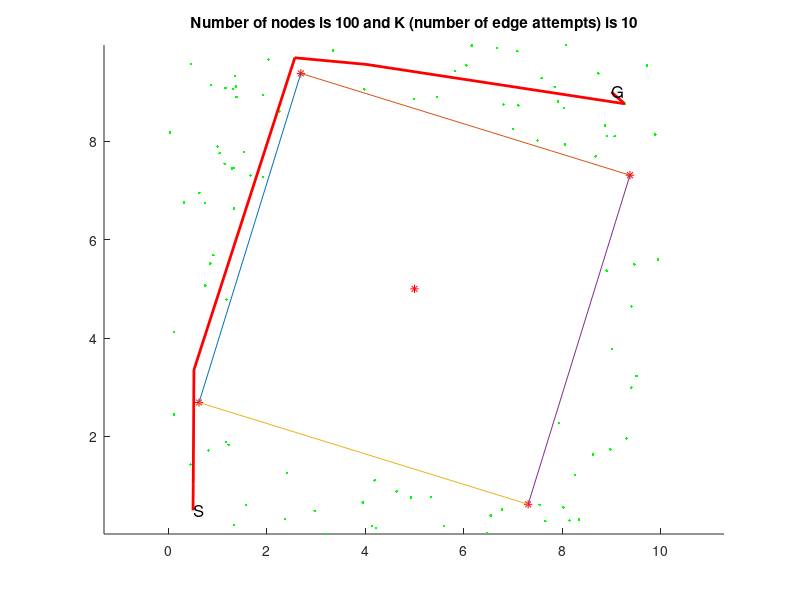

Write the MATLAB code that produced this figure.
% Automatically generated by solvePlanningProblem using
% #nodes=100
% #edges per node10
% step size for collision check 0.1
% xMin=0
% xMax=10
% yMin=0
% yMax=10
% worldModel="SingleCircleWorld"
% problem spec file "problem1.txt"

clf
hold on
plot(5,5,'*r')
plot(0.622002,2.69064,'*r')
plot(2.69064,9.378,'*r')
plot(9.378,7.30936,'*r')
plot(7.30936,0.622002,'*r')
plot([0.622002 2.69064],[2.69064,9.378])
plot([9.378 2.69064],[7.30936,9.378])
plot([0.622002 7.30936],[2.69064,0.622002])
plot([9.378 7.30936],[7.30936,0.622002])
plot(8.90554,5.37026,'.g')
plot(7.91568,8.80343,'.g')
plot(9.31052,1.96094,'.g')
plot(7.54094,0.610645,'.g')
plot(6.54968,0.392768,'.g')
plot(8.73561,9.37847,'.g')
plot(4.01973,9.56071,'.g')
plot(6.78113,0.519661,'.g')
plot(3.95018,0.660917,'.g')
plot(8.02467,0.560385,'.g')
plot(1.14104,7.53895,'.g')
plot(0.319911,6.75247,'.g')
plot(8.68196,7.693,'.g')
plot(0.115574,2.44905,'.g')
plot(2.56796,9.6953,'.g')
plot(8.86763,8.31632,'.g')
plot(2.41217,1.26317,'.g')
plot(0.108533,4.12217,'.g')
plot(1.33377,6.63659,'.g')
plot(1.22341,1.83286,'.g')
plot(4.92954,0.763775,'.g')
plot(0.518436,3.3536,'.g')
plot(3.97924,9.0543,'.g')
plot(5.5947,0.176355,'.g')
plot(6.05221,9.54001,'.g')
plot(8.97791,1.7376,'.g')
plot(9.40638,2.99299,'.g')
plot(3.20938,0.0187693,'.g')
plot(5.4548,8.90384,'.g')
plot(1.35059,9.32881,'.g')
plot(9.26928,8.7611,'.g')
plot(7.84668,9.10738,'.g')
plot(9.94678,5.59469,'.g')
plot(0.0332108,8.17423,'.g')
plot(1.29157,7.44459,'.g')
plot(1.15899,9.08238,'.g')
plot(7.5837,9.28093,'.g')
plot(4.63681,0.885477,'.g')
plot(7.65873,0.277679,'.g')
plot(2.36867,0.319335,'.g')
plot(5.82671,9.43106,'.g')
plot(1.3708,9.1147,'.g')
plot(0.741164,6.73897,'.g')
plot(8.15079,0.289532,'.g')
plot(6.1635,9.94475,'.g')
plot(1.38329,8.8999,'.g')
plot(0.629318,6.95198,'.g')
plot(1.9164,8.93604,'.g')
plot(8.08353,9.95473,'.g')
plot(9.06575,8.10296,'.g')
plot(0.463472,9.57006,'.g')
plot(1.18193,4.78128,'.g')
plot(8.91284,8.10119,'.g')
plot(6.67876,9.89661,'.g')
plot(2.25731,8.60321,'.g')
plot(4.19237,1.10963,'.g')
plot(9.51111,3.23078,'.g')
plot(9.72449,9.53583,'.g')
plot(8.03407,8.67504,'.g')
plot(1.32906,7.46074,'.g')
plot(1.667,7.29914,'.g')
plot(9.8922,8.13596,'.g')
plot(1.04229,7.75535,'.g')
plot(4.13222,0.180406,'.g')
plot(1.57676,0.610288,'.g')
plot(7.10768,8.7287,'.g')
plot(4.22444,0.139306,'.g')
plot(1.30892,9.05714,'.g')
plot(3.34503,9.84475,'.g')
plot(0.748204,5.06639,'.g')
plot(0.848784,5.51723,'.g')
plot(8.0608,7.93681,'.g')
plot(1.32565,0.200124,'.g')
plot(7.49973,8.01758,'.g')
plot(1.53375,7.77481,'.g')
plot(1.16332,1.8882,'.g')
plot(0.862685,9.13991,'.g')
plot(0.447518,1.4349,'.g')
plot(8.26389,1.2182,'.g')
plot(9.41124,4.64081,'.g')
plot(7.09108,9.83142,'.g')
plot(1.5182,6.40201,'.g')
plot(8.62924,1.63788,'.g')
plot(7.93254,2.26882,'.g')
plot(0.504613,1.02963,'.g')
plot(4.9919,8.85416,'.g')
plot(1.91809,7.27024,'.g')
plot(0.914838,5.68293,'.g')
plot(5.34127,0.772794,'.g')
plot(8.34119,0.312933,'.g')
plot(9.46603,5.49658,'.g')
plot(0.998268,7.89102,'.g')
plot(9.00778,3.77383,'.g')
plot(6.80721,8.74782,'.g')
plot(4.17502,9.55178,'.g')
plot(2.9726,0.49032,'.g')
plot(0.814644,1.71429,'.g')
plot(2.03187,9.65946,'.g')
plot(6.46933,0.0400944,'.g')
plot(7.00769,8.24537,'.g')
if 0
  plot([9.31052,8.90554] ,[1.96094, 5.37026], 'k')
  plot([7.54094,9.31052] ,[0.610645, 1.96094], 'k')
  plot([7.54094,8.90554] ,[0.610645, 5.37026], 'k')
  plot([6.54968,7.54094] ,[0.392768, 0.610645], 'k')
  plot([8.73561,7.91568] ,[9.37847, 8.80343], 'k')
  plot([4.01973,7.91568] ,[9.56071, 8.80343], 'k')
  plot([4.01973,8.73561] ,[9.56071, 9.37847], 'k')
  plot([6.78113,6.54968] ,[0.519661, 0.392768], 'k')
  plot([6.78113,7.54094] ,[0.519661, 0.610645], 'k')
  plot([3.95018,6.54968] ,[0.660917, 0.392768], 'k')
  plot([3.95018,6.78113] ,[0.660917, 0.519661], 'k')
  plot([3.95018,7.54094] ,[0.660917, 0.610645], 'k')
  plot([8.02467,7.54094] ,[0.560385, 0.610645], 'k')
  plot([8.02467,6.78113] ,[0.560385, 0.519661], 'k')
  plot([8.02467,6.54968] ,[0.560385, 0.392768], 'k')
  plot([8.02467,9.31052] ,[0.560385, 1.96094], 'k')
  plot([8.02467,3.95018] ,[0.560385, 0.660917], 'k')
  plot([8.02467,8.90554] ,[0.560385, 5.37026], 'k')
  plot([0.319911,1.14104] ,[6.75247, 7.53895], 'k')
  plot([8.68196,7.91568] ,[7.693, 8.80343], 'k')
  plot([8.68196,8.73561] ,[7.693, 9.37847], 'k')
  plot([8.68196,4.01973] ,[7.693, 9.56071], 'k')
  plot([0.115574,3.95018] ,[2.44905, 0.660917], 'k')
  plot([0.115574,0.319911] ,[2.44905, 6.75247], 'k')
  plot([0.115574,1.14104] ,[2.44905, 7.53895], 'k')
  plot([0.115574,6.54968] ,[2.44905, 0.392768], 'k')
  plot([0.115574,6.78113] ,[2.44905, 0.519661], 'k')
  plot([2.56796,4.01973] ,[9.6953, 9.56071], 'k')
  plot([2.56796,1.14104] ,[9.6953, 7.53895], 'k')
  plot([2.56796,0.319911] ,[9.6953, 6.75247], 'k')
  plot([2.56796,7.91568] ,[9.6953, 8.80343], 'k')
  plot([2.56796,8.73561] ,[9.6953, 9.37847], 'k')
  plot([2.56796,8.68196] ,[9.6953, 7.693], 'k')
  plot([2.56796,0.115574] ,[9.6953, 2.44905], 'k')
  plot([8.86763,8.68196] ,[8.31632, 7.693], 'k')
  plot([8.86763,7.91568] ,[8.31632, 8.80343], 'k')
  plot([8.86763,8.73561] ,[8.31632, 9.37847], 'k')
  plot([8.86763,4.01973] ,[8.31632, 9.56071], 'k')
  plot([8.86763,2.56796] ,[8.31632, 9.6953], 'k')
  plot([2.41217,3.95018] ,[1.26317, 0.660917], 'k')
  plot([2.41217,0.115574] ,[1.26317, 2.44905], 'k')
  plot([2.41217,6.54968] ,[1.26317, 0.392768], 'k')
  plot([2.41217,6.78113] ,[1.26317, 0.519661], 'k')
  plot([0.108533,0.115574] ,[4.12217, 2.44905], 'k')
  plot([0.108533,0.319911] ,[4.12217, 6.75247], 'k')
  plot([0.108533,1.14104] ,[4.12217, 7.53895], 'k')
  plot([0.108533,2.56796] ,[4.12217, 9.6953], 'k')
  plot([1.33377,1.14104] ,[6.63659, 7.53895], 'k')
  plot([1.33377,0.319911] ,[6.63659, 6.75247], 'k')
  plot([1.33377,0.108533] ,[6.63659, 4.12217], 'k')
  plot([1.33377,2.56796] ,[6.63659, 9.6953], 'k')
  plot([1.33377,0.115574] ,[6.63659, 2.44905], 'k')
  plot([1.22341,0.115574] ,[1.83286, 2.44905], 'k')
  plot([1.22341,2.41217] ,[1.83286, 1.26317], 'k')
  plot([1.22341,3.95018] ,[1.83286, 0.660917], 'k')
  plot([1.22341,6.54968] ,[1.83286, 0.392768], 'k')
  plot([1.22341,6.78113] ,[1.83286, 0.519661], 'k')
  plot([4.92954,3.95018] ,[0.763775, 0.660917], 'k')
  plot([4.92954,6.54968] ,[0.763775, 0.392768], 'k')
  plot([4.92954,6.78113] ,[0.763775, 0.519661], 'k')
  plot([4.92954,2.41217] ,[0.763775, 1.26317], 'k')
  plot([4.92954,7.54094] ,[0.763775, 0.610645], 'k')
  plot([4.92954,8.02467] ,[0.763775, 0.560385], 'k')
  plot([4.92954,1.22341] ,[0.763775, 1.83286], 'k')
  plot([4.92954,0.115574] ,[0.763775, 2.44905], 'k')
  plot([0.518436,0.108533] ,[3.3536, 4.12217], 'k')
  plot([0.518436,0.115574] ,[3.3536, 2.44905], 'k')
  plot([0.518436,1.33377] ,[3.3536, 6.63659], 'k')
  plot([0.518436,0.319911] ,[3.3536, 6.75247], 'k')
  plot([0.518436,1.14104] ,[3.3536, 7.53895], 'k')
  plot([0.518436,2.56796] ,[3.3536, 9.6953], 'k')
  plot([3.97924,4.01973] ,[9.0543, 9.56071], 'k')
  plot([3.97924,2.56796] ,[9.0543, 9.6953], 'k')
  plot([3.97924,7.91568] ,[9.0543, 8.80343], 'k')
  plot([3.97924,8.73561] ,[9.0543, 9.37847], 'k')
  plot([3.97924,8.68196] ,[9.0543, 7.693], 'k')
  plot([3.97924,8.86763] ,[9.0543, 8.31632], 'k')
  plot([5.5947,4.92954] ,[0.176355, 0.763775], 'k')
  plot([5.5947,6.54968] ,[0.176355, 0.392768], 'k')
  plot([5.5947,6.78113] ,[0.176355, 0.519661], 'k')
  plot([5.5947,3.95018] ,[0.176355, 0.660917], 'k')
  plot([5.5947,7.54094] ,[0.176355, 0.610645], 'k')
  plot([5.5947,8.02467] ,[0.176355, 0.560385], 'k')
  plot([5.5947,2.41217] ,[0.176355, 1.26317], 'k')
  plot([5.5947,1.22341] ,[0.176355, 1.83286], 'k')
  plot([5.5947,0.115574] ,[0.176355, 2.44905], 'k')
  plot([6.05221,7.91568] ,[9.54001, 8.80343], 'k')
  plot([6.05221,4.01973] ,[9.54001, 9.56071], 'k')
  plot([6.05221,3.97924] ,[9.54001, 9.0543], 'k')
  plot([6.05221,8.73561] ,[9.54001, 9.37847], 'k')
  plot([6.05221,8.86763] ,[9.54001, 8.31632], 'k')
  plot([6.05221,8.68196] ,[9.54001, 7.693], 'k')
  plot([6.05221,2.56796] ,[9.54001, 9.6953], 'k')
  plot([8.97791,9.31052] ,[1.7376, 1.96094], 'k')
  plot([8.97791,8.02467] ,[1.7376, 0.560385], 'k')
  plot([8.97791,7.54094] ,[1.7376, 0.610645], 'k')
  plot([8.97791,8.90554] ,[1.7376, 5.37026], 'k')
  plot([9.40638,9.31052] ,[2.99299, 1.96094], 'k')
  plot([9.40638,8.97791] ,[2.99299, 1.7376], 'k')
  plot([9.40638,8.90554] ,[2.99299, 5.37026], 'k')
  plot([9.40638,8.02467] ,[2.99299, 0.560385], 'k')
  plot([9.40638,7.54094] ,[2.99299, 0.610645], 'k')
  plot([3.20938,3.95018] ,[0.0187693, 0.660917], 'k')
  plot([3.20938,2.41217] ,[0.0187693, 1.26317], 'k')
  plot([3.20938,4.92954] ,[0.0187693, 0.763775], 'k')
  plot([3.20938,5.5947] ,[0.0187693, 0.176355], 'k')
  plot([3.20938,1.22341] ,[0.0187693, 1.83286], 'k')
  plot([3.20938,6.54968] ,[0.0187693, 0.392768], 'k')
  plot([3.20938,6.78113] ,[0.0187693, 0.519661], 'k')
  plot([3.20938,0.115574] ,[0.0187693, 2.44905], 'k')
  plot([3.20938,7.54094] ,[0.0187693, 0.610645], 'k')
  plot([5.4548,6.05221] ,[8.90384, 9.54001], 'k')
  plot([5.4548,3.97924] ,[8.90384, 9.0543], 'k')
  plot([5.4548,4.01973] ,[8.90384, 9.56071], 'k')
  plot([5.4548,7.91568] ,[8.90384, 8.80343], 'k')
  plot([5.4548,2.56796] ,[8.90384, 9.6953], 'k')
  plot([5.4548,8.73561] ,[8.90384, 9.37847], 'k')
  plot([5.4548,8.68196] ,[8.90384, 7.693], 'k')
  plot([5.4548,8.86763] ,[8.90384, 8.31632], 'k')
  plot([1.35059,2.56796] ,[9.32881, 9.6953], 'k')
  plot([1.35059,1.14104] ,[9.32881, 7.53895], 'k')
  plot([1.35059,4.01973] ,[9.32881, 9.56071], 'k')
  plot([1.35059,1.33377] ,[9.32881, 6.63659], 'k')
  plot([1.35059,0.319911] ,[9.32881, 6.75247], 'k')
  plot([1.35059,6.05221] ,[9.32881, 9.54001], 'k')
  plot([1.35059,0.108533] ,[9.32881, 4.12217], 'k')
  plot([1.35059,0.518436] ,[9.32881, 3.3536], 'k')
  plot([9.26928,8.86763] ,[8.7611, 8.31632], 'k')
  plot([9.26928,8.73561] ,[8.7611, 9.37847], 'k')
  plot([9.26928,8.68196] ,[8.7611, 7.693], 'k')
  plot([9.26928,7.91568] ,[8.7611, 8.80343], 'k')
  plot([9.26928,6.05221] ,[8.7611, 9.54001], 'k')
  plot([9.26928,5.4548] ,[8.7611, 8.90384], 'k')
  plot([9.26928,3.97924] ,[8.7611, 9.0543], 'k')
  plot([9.26928,4.01973] ,[8.7611, 9.56071], 'k')
  plot([7.84668,7.91568] ,[9.10738, 8.80343], 'k')
  plot([7.84668,8.73561] ,[9.10738, 9.37847], 'k')
  plot([7.84668,8.86763] ,[9.10738, 8.31632], 'k')
  plot([7.84668,9.26928] ,[9.10738, 8.7611], 'k')
  plot([7.84668,8.68196] ,[9.10738, 7.693], 'k')
  plot([7.84668,6.05221] ,[9.10738, 9.54001], 'k')
  plot([7.84668,5.4548] ,[9.10738, 8.90384], 'k')
  plot([7.84668,4.01973] ,[9.10738, 9.56071], 'k')
  plot([7.84668,3.97924] ,[9.10738, 9.0543], 'k')
  plot([9.94678,8.90554] ,[5.59469, 5.37026], 'k')
  plot([9.94678,9.40638] ,[5.59469, 2.99299], 'k')
  plot([9.94678,9.26928] ,[5.59469, 8.7611], 'k')
  plot([9.94678,9.31052] ,[5.59469, 1.96094], 'k')
  plot([9.94678,8.73561] ,[5.59469, 9.37847], 'k')
  plot([9.94678,8.97791] ,[5.59469, 1.7376], 'k')
  plot([0.0332108,1.14104] ,[8.17423, 7.53895], 'k')
  plot([0.0332108,0.319911] ,[8.17423, 6.75247], 'k')
  plot([0.0332108,1.35059] ,[8.17423, 9.32881], 'k')
  plot([0.0332108,1.33377] ,[8.17423, 6.63659], 'k')
  plot([0.0332108,2.56796] ,[8.17423, 9.6953], 'k')
  plot([0.0332108,0.108533] ,[8.17423, 4.12217], 'k')
  plot([0.0332108,0.518436] ,[8.17423, 3.3536], 'k')
  plot([1.29157,1.14104] ,[7.44459, 7.53895], 'k')
  plot([1.29157,1.33377] ,[7.44459, 6.63659], 'k')
  plot([1.29157,0.319911] ,[7.44459, 6.75247], 'k')
  plot([1.29157,0.0332108] ,[7.44459, 8.17423], 'k')
  plot([1.29157,1.35059] ,[7.44459, 9.32881], 'k')
  plot([1.29157,2.56796] ,[7.44459, 9.6953], 'k')
  plot([1.29157,0.108533] ,[7.44459, 4.12217], 'k')
  plot([1.29157,0.518436] ,[7.44459, 3.3536], 'k')
  plot([1.15899,1.35059] ,[9.08238, 9.32881], 'k')
  plot([1.15899,0.0332108] ,[9.08238, 8.17423], 'k')
  plot([1.15899,2.56796] ,[9.08238, 9.6953], 'k')
  plot([1.15899,1.14104] ,[9.08238, 7.53895], 'k')
  plot([1.15899,1.29157] ,[9.08238, 7.44459], 'k')
  plot([1.15899,1.33377] ,[9.08238, 6.63659], 'k')
  plot([1.15899,0.319911] ,[9.08238, 6.75247], 'k')
  plot([7.5837,7.84668] ,[9.28093, 9.10738], 'k')
  plot([7.5837,7.91568] ,[9.28093, 8.80343], 'k')
  plot([7.5837,8.73561] ,[9.28093, 9.37847], 'k')
  plot([7.5837,6.05221] ,[9.28093, 9.54001], 'k')
  plot([7.5837,8.86763] ,[9.28093, 8.31632], 'k')
  plot([7.5837,9.26928] ,[9.28093, 8.7611], 'k')
  plot([7.5837,8.68196] ,[9.28093, 7.693], 'k')
  plot([7.5837,5.4548] ,[9.28093, 8.90384], 'k')
  plot([7.5837,4.01973] ,[9.28093, 9.56071], 'k')
  plot([7.5837,3.97924] ,[9.28093, 9.0543], 'k')
  plot([4.63681,4.92954] ,[0.885477, 0.763775], 'k')
  plot([4.63681,3.95018] ,[0.885477, 0.660917], 'k')
  plot([4.63681,5.5947] ,[0.885477, 0.176355], 'k')
  plot([4.63681,3.20938] ,[0.885477, 0.0187693], 'k')
  plot([4.63681,6.54968] ,[0.885477, 0.392768], 'k')
  plot([4.63681,6.78113] ,[0.885477, 0.519661], 'k')
  plot([4.63681,2.41217] ,[0.885477, 1.26317], 'k')
  plot([4.63681,7.54094] ,[0.885477, 0.610645], 'k')
  plot([4.63681,8.02467] ,[0.885477, 0.560385], 'k')
  plot([4.63681,1.22341] ,[0.885477, 1.83286], 'k')
  plot([7.65873,7.54094] ,[0.277679, 0.610645], 'k')
  plot([7.65873,8.02467] ,[0.277679, 0.560385], 'k')
  plot([7.65873,6.78113] ,[0.277679, 0.519661], 'k')
  plot([7.65873,6.54968] ,[0.277679, 0.392768], 'k')
  plot([7.65873,8.97791] ,[0.277679, 1.7376], 'k')
  plot([7.65873,5.5947] ,[0.277679, 0.176355], 'k')
  plot([7.65873,9.31052] ,[0.277679, 1.96094], 'k')
  plot([7.65873,4.92954] ,[0.277679, 0.763775], 'k')
  plot([7.65873,4.63681] ,[0.277679, 0.885477], 'k')
  plot([7.65873,9.40638] ,[0.277679, 2.99299], 'k')
  plot([2.36867,3.20938] ,[0.319335, 0.0187693], 'k')
  plot([2.36867,2.41217] ,[0.319335, 1.26317], 'k')
  plot([2.36867,3.95018] ,[0.319335, 0.660917], 'k')
  plot([2.36867,1.22341] ,[0.319335, 1.83286], 'k')
  plot([2.36867,4.63681] ,[0.319335, 0.885477], 'k')
  plot([2.36867,4.92954] ,[0.319335, 0.763775], 'k')
  plot([2.36867,0.115574] ,[0.319335, 2.44905], 'k')
  plot([2.36867,5.5947] ,[0.319335, 0.176355], 'k')
  plot([2.36867,6.54968] ,[0.319335, 0.392768], 'k')
  plot([5.82671,6.05221] ,[9.43106, 9.54001], 'k')
  plot([5.82671,5.4548] ,[9.43106, 8.90384], 'k')
  plot([5.82671,7.5837] ,[9.43106, 9.28093], 'k')
  plot([5.82671,4.01973] ,[9.43106, 9.56071], 'k')
  plot([5.82671,3.97924] ,[9.43106, 9.0543], 'k')
  plot([5.82671,7.84668] ,[9.43106, 9.10738], 'k')
  plot([5.82671,7.91568] ,[9.43106, 8.80343], 'k')
  plot([5.82671,8.73561] ,[9.43106, 9.37847], 'k')
  plot([5.82671,8.86763] ,[9.43106, 8.31632], 'k')
  plot([5.82671,2.56796] ,[9.43106, 9.6953], 'k')
  plot([1.3708,1.15899] ,[9.1147, 9.08238], 'k')
  plot([1.3708,1.35059] ,[9.1147, 9.32881], 'k')
  plot([1.3708,2.56796] ,[9.1147, 9.6953], 'k')
  plot([1.3708,1.14104] ,[9.1147, 7.53895], 'k')
  plot([1.3708,0.0332108] ,[9.1147, 8.17423], 'k')
  plot([1.3708,1.29157] ,[9.1147, 7.44459], 'k')
  plot([1.3708,1.33377] ,[9.1147, 6.63659], 'k')
  plot([1.3708,0.319911] ,[9.1147, 6.75247], 'k')
  plot([0.741164,0.319911] ,[6.73897, 6.75247], 'k')
  plot([0.741164,1.33377] ,[6.73897, 6.63659], 'k')
  plot([0.741164,1.14104] ,[6.73897, 7.53895], 'k')
  plot([0.741164,1.29157] ,[6.73897, 7.44459], 'k')
  plot([0.741164,0.0332108] ,[6.73897, 8.17423], 'k')
  plot([0.741164,1.15899] ,[6.73897, 9.08238], 'k')
  plot([0.741164,1.3708] ,[6.73897, 9.1147], 'k')
  plot([0.741164,1.35059] ,[6.73897, 9.32881], 'k')
  plot([0.741164,0.108533] ,[6.73897, 4.12217], 'k')
  plot([0.741164,0.518436] ,[6.73897, 3.3536], 'k')
  plot([8.15079,8.02467] ,[0.289532, 0.560385], 'k')
  plot([8.15079,7.65873] ,[0.289532, 0.277679], 'k')
  plot([8.15079,7.54094] ,[0.289532, 0.610645], 'k')
  plot([8.15079,6.78113] ,[0.289532, 0.519661], 'k')
  plot([8.15079,6.54968] ,[0.289532, 0.392768], 'k')
  plot([8.15079,8.97791] ,[0.289532, 1.7376], 'k')
  plot([8.15079,9.31052] ,[0.289532, 1.96094], 'k')
  plot([8.15079,5.5947] ,[0.289532, 0.176355], 'k')
  plot([8.15079,9.40638] ,[0.289532, 2.99299], 'k')
  plot([8.15079,4.92954] ,[0.289532, 0.763775], 'k')
  plot([6.1635,6.05221] ,[9.94475, 9.54001], 'k')
  plot([6.1635,5.82671] ,[9.94475, 9.43106], 'k')
  plot([6.1635,5.4548] ,[9.94475, 8.90384], 'k')
  plot([6.1635,7.5837] ,[9.94475, 9.28093], 'k')
  plot([6.1635,7.84668] ,[9.94475, 9.10738], 'k')
  plot([6.1635,7.91568] ,[9.94475, 8.80343], 'k')
  plot([6.1635,4.01973] ,[9.94475, 9.56071], 'k')
  plot([6.1635,3.97924] ,[9.94475, 9.0543], 'k')
  plot([6.1635,8.73561] ,[9.94475, 9.37847], 'k')
  plot([6.1635,8.86763] ,[9.94475, 8.31632], 'k')
  plot([1.38329,1.3708] ,[8.8999, 9.1147], 'k')
  plot([1.38329,1.15899] ,[8.8999, 9.08238], 'k')
  plot([1.38329,1.35059] ,[8.8999, 9.32881], 'k')
  plot([1.38329,1.14104] ,[8.8999, 7.53895], 'k')
  plot([1.38329,2.56796] ,[8.8999, 9.6953], 'k')
  plot([1.38329,1.29157] ,[8.8999, 7.44459], 'k')
  plot([1.38329,0.0332108] ,[8.8999, 8.17423], 'k')
  plot([1.38329,0.741164] ,[8.8999, 6.73897], 'k')
  plot([1.38329,1.33377] ,[8.8999, 6.63659], 'k')
  plot([1.38329,0.319911] ,[8.8999, 6.75247], 'k')
  plot([0.629318,0.741164] ,[6.95198, 6.73897], 'k')
  plot([0.629318,0.319911] ,[6.95198, 6.75247], 'k')
  plot([0.629318,1.33377] ,[6.95198, 6.63659], 'k')
  plot([0.629318,1.14104] ,[6.95198, 7.53895], 'k')
  plot([0.629318,1.29157] ,[6.95198, 7.44459], 'k')
  plot([0.629318,0.0332108] ,[6.95198, 8.17423], 'k')
  plot([0.629318,1.38329] ,[6.95198, 8.8999], 'k')
  plot([0.629318,1.15899] ,[6.95198, 9.08238], 'k')
  plot([0.629318,1.3708] ,[6.95198, 9.1147], 'k')
  plot([0.629318,1.35059] ,[6.95198, 9.32881], 'k')
  plot([1.9164,1.38329] ,[8.93604, 8.8999], 'k')
  plot([1.9164,1.3708] ,[8.93604, 9.1147], 'k')
  plot([1.9164,1.35059] ,[8.93604, 9.32881], 'k')
  plot([1.9164,1.15899] ,[8.93604, 9.08238], 'k')
  plot([1.9164,2.56796] ,[8.93604, 9.6953], 'k')
  plot([1.9164,1.14104] ,[8.93604, 7.53895], 'k')
  plot([1.9164,1.29157] ,[8.93604, 7.44459], 'k')
  plot([1.9164,0.0332108] ,[8.93604, 8.17423], 'k')
  plot([8.08353,7.5837] ,[9.95473, 9.28093], 'k')
  plot([8.08353,8.73561] ,[9.95473, 9.37847], 'k')
  plot([8.08353,7.84668] ,[9.95473, 9.10738], 'k')
  plot([8.08353,7.91568] ,[9.95473, 8.80343], 'k')
  plot([8.08353,9.26928] ,[9.95473, 8.7611], 'k')
  plot([8.08353,8.86763] ,[9.95473, 8.31632], 'k')
  plot([8.08353,6.1635] ,[9.95473, 9.94475], 'k')
  plot([8.08353,6.05221] ,[9.95473, 9.54001], 'k')
  plot([8.08353,5.82671] ,[9.95473, 9.43106], 'k')
  plot([8.08353,8.68196] ,[9.95473, 7.693], 'k')
  plot([9.06575,8.86763] ,[8.10296, 8.31632], 'k')
  plot([9.06575,8.68196] ,[8.10296, 7.693], 'k')
  plot([9.06575,9.26928] ,[8.10296, 8.7611], 'k')
  plot([9.06575,8.73561] ,[8.10296, 9.37847], 'k')
  plot([9.06575,7.91568] ,[8.10296, 8.80343], 'k')
  plot([9.06575,7.84668] ,[8.10296, 9.10738], 'k')
  plot([9.06575,7.5837] ,[8.10296, 9.28093], 'k')
  plot([9.06575,8.08353] ,[8.10296, 9.95473], 'k')
  plot([9.06575,9.94678] ,[8.10296, 5.59469], 'k')
  plot([0.463472,1.15899] ,[9.57006, 9.08238], 'k')
  plot([0.463472,1.35059] ,[9.57006, 9.32881], 'k')
  plot([0.463472,1.3708] ,[9.57006, 9.1147], 'k')
  plot([0.463472,1.38329] ,[9.57006, 8.8999], 'k')
  plot([0.463472,0.0332108] ,[9.57006, 8.17423], 'k')
  plot([0.463472,1.9164] ,[9.57006, 8.93604], 'k')
  plot([0.463472,2.56796] ,[9.57006, 9.6953], 'k')
  plot([0.463472,1.14104] ,[9.57006, 7.53895], 'k')
  plot([0.463472,1.29157] ,[9.57006, 7.44459], 'k')
  plot([0.463472,0.629318] ,[9.57006, 6.95198], 'k')
  plot([1.18193,0.108533] ,[4.78128, 4.12217], 'k')
  plot([1.18193,0.518436] ,[4.78128, 3.3536], 'k')
  plot([1.18193,1.33377] ,[4.78128, 6.63659], 'k')
  plot([1.18193,0.741164] ,[4.78128, 6.73897], 'k')
  plot([1.18193,0.319911] ,[4.78128, 6.75247], 'k')
  plot([1.18193,0.629318] ,[4.78128, 6.95198], 'k')
  plot([1.18193,0.115574] ,[4.78128, 2.44905], 'k')
  plot([1.18193,1.29157] ,[4.78128, 7.44459], 'k')
  plot([1.18193,1.14104] ,[4.78128, 7.53895], 'k')
  plot([8.91284,9.06575] ,[8.10119, 8.10296], 'k')
  plot([8.91284,8.86763] ,[8.10119, 8.31632], 'k')
  plot([8.91284,8.68196] ,[8.10119, 7.693], 'k')
  plot([8.91284,9.26928] ,[8.10119, 8.7611], 'k')
  plot([8.91284,7.91568] ,[8.10119, 8.80343], 'k')
  plot([8.91284,8.73561] ,[8.10119, 9.37847], 'k')
  plot([8.91284,7.84668] ,[8.10119, 9.10738], 'k')
  plot([8.91284,7.5837] ,[8.10119, 9.28093], 'k')
  plot([8.91284,8.08353] ,[8.10119, 9.95473], 'k')
  plot([6.67876,6.1635] ,[9.89661, 9.94475], 'k')
  plot([6.67876,6.05221] ,[9.89661, 9.54001], 'k')
  plot([6.67876,5.82671] ,[9.89661, 9.43106], 'k')
  plot([6.67876,7.5837] ,[9.89661, 9.28093], 'k')
  plot([6.67876,8.08353] ,[9.89661, 9.95473], 'k')
  plot([6.67876,7.84668] ,[9.89661, 9.10738], 'k')
  plot([6.67876,5.4548] ,[9.89661, 8.90384], 'k')
  plot([6.67876,7.91568] ,[9.89661, 8.80343], 'k')
  plot([6.67876,8.73561] ,[9.89661, 9.37847], 'k')
  plot([6.67876,4.01973] ,[9.89661, 9.56071], 'k')
  plot([2.25731,1.9164] ,[8.60321, 8.93604], 'k')
  plot([2.25731,1.38329] ,[8.60321, 8.8999], 'k')
  plot([2.25731,1.3708] ,[8.60321, 9.1147], 'k')
  plot([2.25731,2.56796] ,[8.60321, 9.6953], 'k')
  plot([2.25731,1.35059] ,[8.60321, 9.32881], 'k')
  plot([2.25731,1.15899] ,[8.60321, 9.08238], 'k')
  plot([2.25731,1.29157] ,[8.60321, 7.44459], 'k')
  plot([2.25731,1.14104] ,[8.60321, 7.53895], 'k')
  plot([4.19237,4.63681] ,[1.10963, 0.885477], 'k')
  plot([4.19237,3.95018] ,[1.10963, 0.660917], 'k')
  plot([4.19237,4.92954] ,[1.10963, 0.763775], 'k')
  plot([4.19237,3.20938] ,[1.10963, 0.0187693], 'k')
  plot([4.19237,5.5947] ,[1.10963, 0.176355], 'k')
  plot([4.19237,2.41217] ,[1.10963, 1.26317], 'k')
  plot([4.19237,2.36867] ,[1.10963, 0.319335], 'k')
  plot([4.19237,6.54968] ,[1.10963, 0.392768], 'k')
  plot([4.19237,6.78113] ,[1.10963, 0.519661], 'k')
  plot([4.19237,1.22341] ,[1.10963, 1.83286], 'k')
  plot([9.51111,9.40638] ,[3.23078, 2.99299], 'k')
  plot([9.51111,9.31052] ,[3.23078, 1.96094], 'k')
  plot([9.51111,8.97791] ,[3.23078, 1.7376], 'k')
  plot([9.51111,8.90554] ,[3.23078, 5.37026], 'k')
  plot([9.51111,9.94678] ,[3.23078, 5.59469], 'k')
  plot([9.51111,8.02467] ,[3.23078, 0.560385], 'k')
  plot([9.51111,8.15079] ,[3.23078, 0.289532], 'k')
  plot([9.51111,7.54094] ,[3.23078, 0.610645], 'k')
  plot([9.51111,7.65873] ,[3.23078, 0.277679], 'k')
  plot([9.72449,9.26928] ,[9.53583, 8.7611], 'k')
  plot([9.72449,8.73561] ,[9.53583, 9.37847], 'k')
  plot([9.72449,8.86763] ,[9.53583, 8.31632], 'k')
  plot([9.72449,9.06575] ,[9.53583, 8.10296], 'k')
  plot([9.72449,8.91284] ,[9.53583, 8.10119], 'k')
  plot([9.72449,8.08353] ,[9.53583, 9.95473], 'k')
  plot([9.72449,7.84668] ,[9.53583, 9.10738], 'k')
  plot([9.72449,7.91568] ,[9.53583, 8.80343], 'k')
  plot([9.72449,8.68196] ,[9.53583, 7.693], 'k')
  plot([9.72449,7.5837] ,[9.53583, 9.28093], 'k')
  plot([8.03407,7.91568] ,[8.67504, 8.80343], 'k')
  plot([8.03407,7.84668] ,[8.67504, 9.10738], 'k')
  plot([8.03407,7.5837] ,[8.67504, 9.28093], 'k')
  plot([8.03407,8.86763] ,[8.67504, 8.31632], 'k')
  plot([8.03407,8.73561] ,[8.67504, 9.37847], 'k')
  plot([8.03407,8.91284] ,[8.67504, 8.10119], 'k')
  plot([8.03407,8.68196] ,[8.67504, 7.693], 'k')
  plot([8.03407,9.06575] ,[8.67504, 8.10296], 'k')
  plot([8.03407,9.26928] ,[8.67504, 8.7611], 'k')
  plot([8.03407,8.08353] ,[8.67504, 9.95473], 'k')
  plot([1.32906,1.29157] ,[7.46074, 7.44459], 'k')
  plot([1.32906,1.14104] ,[7.46074, 7.53895], 'k')
  plot([1.32906,1.33377] ,[7.46074, 6.63659], 'k')
  plot([1.32906,0.629318] ,[7.46074, 6.95198], 'k')
  plot([1.32906,0.741164] ,[7.46074, 6.73897], 'k')
  plot([1.32906,0.319911] ,[7.46074, 6.75247], 'k')
  plot([1.32906,1.38329] ,[7.46074, 8.8999], 'k')
  plot([1.32906,2.25731] ,[7.46074, 8.60321], 'k')
  plot([1.32906,0.0332108] ,[7.46074, 8.17423], 'k')
  plot([1.32906,1.9164] ,[7.46074, 8.93604], 'k')
  plot([1.667,1.32906] ,[7.29914, 7.46074], 'k')
  plot([1.667,1.29157] ,[7.29914, 7.44459], 'k')
  plot([1.667,1.14104] ,[7.29914, 7.53895], 'k')
  plot([1.667,1.33377] ,[7.29914, 6.63659], 'k')
  plot([1.667,0.741164] ,[7.29914, 6.73897], 'k')
  plot([1.667,0.629318] ,[7.29914, 6.95198], 'k')
  plot([1.667,2.25731] ,[7.29914, 8.60321], 'k')
  plot([1.667,0.319911] ,[7.29914, 6.75247], 'k')
  plot([1.667,1.38329] ,[7.29914, 8.8999], 'k')
  plot([1.667,1.9164] ,[7.29914, 8.93604], 'k')
  plot([9.8922,9.06575] ,[8.13596, 8.10296], 'k')
  plot([9.8922,9.26928] ,[8.13596, 8.7611], 'k')
  plot([9.8922,8.91284] ,[8.13596, 8.10119], 'k')
  plot([9.8922,8.86763] ,[8.13596, 8.31632], 'k')
  plot([9.8922,8.68196] ,[8.13596, 7.693], 'k')
  plot([9.8922,9.72449] ,[8.13596, 9.53583], 'k')
  plot([9.8922,8.73561] ,[8.13596, 9.37847], 'k')
  plot([9.8922,8.03407] ,[8.13596, 8.67504], 'k')
  plot([9.8922,7.91568] ,[8.13596, 8.80343], 'k')
  plot([9.8922,7.84668] ,[8.13596, 9.10738], 'k')
  plot([1.04229,1.14104] ,[7.75535, 7.53895], 'k')
  plot([1.04229,1.29157] ,[7.75535, 7.44459], 'k')
  plot([1.04229,1.32906] ,[7.75535, 7.46074], 'k')
  plot([1.04229,1.667] ,[7.75535, 7.29914], 'k')
  plot([1.04229,0.629318] ,[7.75535, 6.95198], 'k')
  plot([1.04229,0.741164] ,[7.75535, 6.73897], 'k')
  plot([1.04229,0.0332108] ,[7.75535, 8.17423], 'k')
  plot([1.04229,1.33377] ,[7.75535, 6.63659], 'k')
  plot([1.04229,1.38329] ,[7.75535, 8.8999], 'k')
  plot([1.04229,0.319911] ,[7.75535, 6.75247], 'k')
  plot([4.13222,3.95018] ,[0.180406, 0.660917], 'k')
  plot([4.13222,4.63681] ,[0.180406, 0.885477], 'k')
  plot([4.13222,4.19237] ,[0.180406, 1.10963], 'k')
  plot([4.13222,3.20938] ,[0.180406, 0.0187693], 'k')
  plot([4.13222,4.92954] ,[0.180406, 0.763775], 'k')
  plot([4.13222,5.5947] ,[0.180406, 0.176355], 'k')
  plot([4.13222,2.36867] ,[0.180406, 0.319335], 'k')
  plot([4.13222,2.41217] ,[0.180406, 1.26317], 'k')
  plot([4.13222,6.54968] ,[0.180406, 0.392768], 'k')
  plot([4.13222,6.78113] ,[0.180406, 0.519661], 'k')
  plot([1.57676,2.36867] ,[0.610288, 0.319335], 'k')
  plot([1.57676,2.41217] ,[0.610288, 1.26317], 'k')
  plot([1.57676,1.22341] ,[0.610288, 1.83286], 'k')
  plot([1.57676,3.20938] ,[0.610288, 0.0187693], 'k')
  plot([1.57676,0.115574] ,[0.610288, 2.44905], 'k')
  plot([1.57676,3.95018] ,[0.610288, 0.660917], 'k')
  plot([1.57676,4.13222] ,[0.610288, 0.180406], 'k')
  plot([1.57676,4.19237] ,[0.610288, 1.10963], 'k')
  plot([1.57676,4.63681] ,[0.610288, 0.885477], 'k')
  plot([7.10768,7.5837] ,[8.7287, 9.28093], 'k')
  plot([7.10768,7.91568] ,[8.7287, 8.80343], 'k')
  plot([7.10768,7.84668] ,[8.7287, 9.10738], 'k')
  plot([7.10768,8.03407] ,[8.7287, 8.67504], 'k')
  plot([7.10768,6.67876] ,[8.7287, 9.89661], 'k')
  plot([7.10768,6.05221] ,[8.7287, 9.54001], 'k')
  plot([7.10768,5.82671] ,[8.7287, 9.43106], 'k')
  plot([7.10768,6.1635] ,[8.7287, 9.94475], 'k')
  plot([7.10768,8.08353] ,[8.7287, 9.95473], 'k')
  plot([7.10768,5.4548] ,[8.7287, 8.90384], 'k')
  plot([4.22444,4.13222] ,[0.139306, 0.180406], 'k')
  plot([4.22444,3.95018] ,[0.139306, 0.660917], 'k')
  plot([4.22444,4.63681] ,[0.139306, 0.885477], 'k')
  plot([4.22444,4.92954] ,[0.139306, 0.763775], 'k')
  plot([4.22444,4.19237] ,[0.139306, 1.10963], 'k')
  plot([4.22444,3.20938] ,[0.139306, 0.0187693], 'k')
  plot([4.22444,5.5947] ,[0.139306, 0.176355], 'k')
  plot([4.22444,2.36867] ,[0.139306, 0.319335], 'k')
  plot([4.22444,2.41217] ,[0.139306, 1.26317], 'k')
  plot([4.22444,6.54968] ,[0.139306, 0.392768], 'k')
  plot([1.30892,1.3708] ,[9.05714, 9.1147], 'k')
  plot([1.30892,1.15899] ,[9.05714, 9.08238], 'k')
  plot([1.30892,1.38329] ,[9.05714, 8.8999], 'k')
  plot([1.30892,1.35059] ,[9.05714, 9.32881], 'k')
  plot([1.30892,1.9164] ,[9.05714, 8.93604], 'k')
  plot([1.30892,0.463472] ,[9.05714, 9.57006], 'k')
  plot([1.30892,2.25731] ,[9.05714, 8.60321], 'k')
  plot([1.30892,1.04229] ,[9.05714, 7.75535], 'k')
  plot([1.30892,2.56796] ,[9.05714, 9.6953], 'k')
  plot([1.30892,1.14104] ,[9.05714, 7.53895], 'k')
  plot([3.34503,4.01973] ,[9.84475, 9.56071], 'k')
  plot([3.34503,2.56796] ,[9.84475, 9.6953], 'k')
  plot([3.34503,3.97924] ,[9.84475, 9.0543], 'k')
  plot([3.34503,1.9164] ,[9.84475, 8.93604], 'k')
  plot([3.34503,1.35059] ,[9.84475, 9.32881], 'k')
  plot([3.34503,1.3708] ,[9.84475, 9.1147], 'k')
  plot([3.34503,1.38329] ,[9.84475, 8.8999], 'k')
  plot([3.34503,1.30892] ,[9.84475, 9.05714], 'k')
  plot([3.34503,5.4548] ,[9.84475, 8.90384], 'k')
  plot([0.748204,0.108533] ,[5.06639, 4.12217], 'k')
  plot([0.748204,0.741164] ,[5.06639, 6.73897], 'k')
  plot([0.748204,1.33377] ,[5.06639, 6.63659], 'k')
  plot([0.748204,0.518436] ,[5.06639, 3.3536], 'k')
  plot([0.748204,0.319911] ,[5.06639, 6.75247], 'k')
  plot([0.748204,0.629318] ,[5.06639, 6.95198], 'k')
  plot([0.748204,1.667] ,[5.06639, 7.29914], 'k')
  plot([0.748204,1.29157] ,[5.06639, 7.44459], 'k')
  plot([0.748204,1.32906] ,[5.06639, 7.46074], 'k')
  plot([0.848784,0.748204] ,[5.51723, 5.06639], 'k')
  plot([0.848784,1.18193] ,[5.51723, 4.78128], 'k')
  plot([0.848784,1.33377] ,[5.51723, 6.63659], 'k')
  plot([0.848784,0.741164] ,[5.51723, 6.73897], 'k')
  plot([0.848784,0.319911] ,[5.51723, 6.75247], 'k')
  plot([0.848784,0.629318] ,[5.51723, 6.95198], 'k')
  plot([0.848784,0.108533] ,[5.51723, 4.12217], 'k')
  plot([0.848784,1.667] ,[5.51723, 7.29914], 'k')
  plot([0.848784,1.29157] ,[5.51723, 7.44459], 'k')
  plot([0.848784,1.32906] ,[5.51723, 7.46074], 'k')
  plot([8.0608,8.68196] ,[7.93681, 7.693], 'k')
  plot([8.0608,8.03407] ,[7.93681, 8.67504], 'k')
  plot([8.0608,8.91284] ,[7.93681, 8.10119], 'k')
  plot([8.0608,7.91568] ,[7.93681, 8.80343], 'k')
  plot([8.0608,8.86763] ,[7.93681, 8.31632], 'k')
  plot([8.0608,9.06575] ,[7.93681, 8.10296], 'k')
  plot([8.0608,7.84668] ,[7.93681, 9.10738], 'k')
  plot([8.0608,7.10768] ,[7.93681, 8.7287], 'k')
  plot([8.0608,7.5837] ,[7.93681, 9.28093], 'k')
  plot([8.0608,9.26928] ,[7.93681, 8.7611], 'k')
  plot([1.32565,1.57676] ,[0.200124, 0.610288], 'k')
  plot([1.32565,2.36867] ,[0.200124, 0.319335], 'k')
  plot([1.32565,2.41217] ,[0.200124, 1.26317], 'k')
  plot([1.32565,1.22341] ,[0.200124, 1.83286], 'k')
  plot([1.32565,3.20938] ,[0.200124, 0.0187693], 'k')
  plot([1.32565,0.115574] ,[0.200124, 2.44905], 'k')
  plot([1.32565,3.95018] ,[0.200124, 0.660917], 'k')
  plot([1.32565,4.13222] ,[0.200124, 0.180406], 'k')
  plot([1.32565,4.22444] ,[0.200124, 0.139306], 'k')
  plot([1.32565,4.19237] ,[0.200124, 1.10963], 'k')
  plot([7.49973,8.0608] ,[8.01758, 7.93681], 'k')
  plot([7.49973,7.10768] ,[8.01758, 8.7287], 'k')
  plot([7.49973,8.03407] ,[8.01758, 8.67504], 'k')
  plot([7.49973,7.91568] ,[8.01758, 8.80343], 'k')
  plot([7.49973,7.84668] ,[8.01758, 9.10738], 'k')
  plot([7.49973,8.68196] ,[8.01758, 7.693], 'k')
  plot([7.49973,7.5837] ,[8.01758, 9.28093], 'k')
  plot([7.49973,8.86763] ,[8.01758, 8.31632], 'k')
  plot([7.49973,8.91284] ,[8.01758, 8.10119], 'k')
  plot([7.49973,9.06575] ,[8.01758, 8.10296], 'k')
  plot([1.53375,1.32906] ,[7.77481, 7.46074], 'k')
  plot([1.53375,1.29157] ,[7.77481, 7.44459], 'k')
  plot([1.53375,1.14104] ,[7.77481, 7.53895], 'k')
  plot([1.53375,1.04229] ,[7.77481, 7.75535], 'k')
  plot([1.53375,1.667] ,[7.77481, 7.29914], 'k')
  plot([1.53375,2.25731] ,[7.77481, 8.60321], 'k')
  plot([1.53375,1.38329] ,[7.77481, 8.8999], 'k')
  plot([1.53375,1.33377] ,[7.77481, 6.63659], 'k')
  plot([1.53375,1.9164] ,[7.77481, 8.93604], 'k')
  plot([1.53375,0.629318] ,[7.77481, 6.95198], 'k')
  plot([1.16332,1.22341] ,[1.8882, 1.83286], 'k')
  plot([1.16332,0.115574] ,[1.8882, 2.44905], 'k')
  plot([1.16332,1.57676] ,[1.8882, 0.610288], 'k')
  plot([1.16332,2.41217] ,[1.8882, 1.26317], 'k')
  plot([1.16332,1.32565] ,[1.8882, 0.200124], 'k')
  plot([1.16332,2.36867] ,[1.8882, 0.319335], 'k')
  plot([1.16332,3.20938] ,[1.8882, 0.0187693], 'k')
  plot([0.862685,1.15899] ,[9.13991, 9.08238], 'k')
  plot([0.862685,1.30892] ,[9.13991, 9.05714], 'k')
  plot([0.862685,1.3708] ,[9.13991, 9.1147], 'k')
  plot([0.862685,1.35059] ,[9.13991, 9.32881], 'k')
  plot([0.862685,1.38329] ,[9.13991, 8.8999], 'k')
  plot([0.862685,0.463472] ,[9.13991, 9.57006], 'k')
  plot([0.862685,1.9164] ,[9.13991, 8.93604], 'k')
  plot([0.862685,0.0332108] ,[9.13991, 8.17423], 'k')
  plot([0.862685,1.04229] ,[9.13991, 7.75535], 'k')
  plot([0.862685,2.25731] ,[9.13991, 8.60321], 'k')
  plot([0.447518,1.16332] ,[1.4349, 1.8882], 'k')
  plot([0.447518,1.22341] ,[1.4349, 1.83286], 'k')
  plot([0.447518,0.115574] ,[1.4349, 2.44905], 'k')
  plot([0.447518,1.57676] ,[1.4349, 0.610288], 'k')
  plot([0.447518,1.32565] ,[1.4349, 0.200124], 'k')
  plot([0.447518,0.518436] ,[1.4349, 3.3536], 'k')
  plot([0.447518,2.41217] ,[1.4349, 1.26317], 'k')
  plot([0.447518,2.36867] ,[1.4349, 0.319335], 'k')
  plot([0.447518,0.108533] ,[1.4349, 4.12217], 'k')
  plot([0.447518,3.20938] ,[1.4349, 0.0187693], 'k')
  plot([8.26389,8.02467] ,[1.2182, 0.560385], 'k')
  plot([8.26389,8.97791] ,[1.2182, 1.7376], 'k')
  plot([8.26389,8.15079] ,[1.2182, 0.289532], 'k')
  plot([8.26389,7.54094] ,[1.2182, 0.610645], 'k')
  plot([8.26389,7.65873] ,[1.2182, 0.277679], 'k')
  plot([8.26389,9.31052] ,[1.2182, 1.96094], 'k')
  plot([8.26389,9.40638] ,[1.2182, 2.99299], 'k')
  plot([8.26389,9.51111] ,[1.2182, 3.23078], 'k')
  plot([9.41124,8.90554] ,[4.64081, 5.37026], 'k')
  plot([9.41124,9.94678] ,[4.64081, 5.59469], 'k')
  plot([9.41124,9.51111] ,[4.64081, 3.23078], 'k')
  plot([9.41124,9.40638] ,[4.64081, 2.99299], 'k')
  plot([9.41124,9.31052] ,[4.64081, 1.96094], 'k')
  plot([9.41124,8.97791] ,[4.64081, 1.7376], 'k')
  plot([9.41124,9.8922] ,[4.64081, 8.13596], 'k')
  plot([7.09108,6.67876] ,[9.83142, 9.89661], 'k')
  plot([7.09108,7.5837] ,[9.83142, 9.28093], 'k')
  plot([7.09108,6.1635] ,[9.83142, 9.94475], 'k')
  plot([7.09108,8.08353] ,[9.83142, 9.95473], 'k')
  plot([7.09108,7.84668] ,[9.83142, 9.10738], 'k')
  plot([7.09108,6.05221] ,[9.83142, 9.54001], 'k')
  plot([7.09108,7.10768] ,[9.83142, 8.7287], 'k')
  plot([7.09108,7.91568] ,[9.83142, 8.80343], 'k')
  plot([7.09108,5.82671] ,[9.83142, 9.43106], 'k')
  plot([7.09108,8.03407] ,[9.83142, 8.67504], 'k')
  plot([1.5182,1.33377] ,[6.40201, 6.63659], 'k')
  plot([1.5182,0.741164] ,[6.40201, 6.73897], 'k')
  plot([1.5182,1.667] ,[6.40201, 7.29914], 'k')
  plot([1.5182,0.629318] ,[6.40201, 6.95198], 'k')
  plot([1.5182,1.29157] ,[6.40201, 7.44459], 'k')
  plot([1.5182,1.32906] ,[6.40201, 7.46074], 'k')
  plot([1.5182,0.848784] ,[6.40201, 5.51723], 'k')
  plot([1.5182,1.14104] ,[6.40201, 7.53895], 'k')
  plot([1.5182,0.319911] ,[6.40201, 6.75247], 'k')
  plot([1.5182,1.53375] ,[6.40201, 7.77481], 'k')
  plot([8.62924,8.97791] ,[1.63788, 1.7376], 'k')
  plot([8.62924,8.26389] ,[1.63788, 1.2182], 'k')
  plot([8.62924,9.31052] ,[1.63788, 1.96094], 'k')
  plot([8.62924,8.02467] ,[1.63788, 0.560385], 'k')
  plot([8.62924,8.15079] ,[1.63788, 0.289532], 'k')
  plot([8.62924,7.54094] ,[1.63788, 0.610645], 'k')
  plot([8.62924,9.40638] ,[1.63788, 2.99299], 'k')
  plot([8.62924,7.65873] ,[1.63788, 0.277679], 'k')
  plot([8.62924,9.51111] ,[1.63788, 3.23078], 'k')
  plot([7.93254,8.62924] ,[2.26882, 1.63788], 'k')
  plot([7.93254,8.26389] ,[2.26882, 1.2182], 'k')
  plot([7.93254,8.97791] ,[2.26882, 1.7376], 'k')
  plot([7.93254,9.31052] ,[2.26882, 1.96094], 'k')
  plot([7.93254,9.40638] ,[2.26882, 2.99299], 'k')
  plot([7.93254,7.54094] ,[2.26882, 0.610645], 'k')
  plot([7.93254,8.02467] ,[2.26882, 0.560385], 'k')
  plot([7.93254,9.51111] ,[2.26882, 3.23078], 'k')
  plot([7.93254,8.15079] ,[2.26882, 0.289532], 'k')
  plot([7.93254,7.65873] ,[2.26882, 0.277679], 'k')
  plot([0.504613,0.447518] ,[1.02963, 1.4349], 'k')
  plot([0.504613,1.22341] ,[1.02963, 1.83286], 'k')
  plot([0.504613,1.16332] ,[1.02963, 1.8882], 'k')
  plot([0.504613,1.57676] ,[1.02963, 0.610288], 'k')
  plot([0.504613,1.32565] ,[1.02963, 0.200124], 'k')
  plot([0.504613,0.115574] ,[1.02963, 2.44905], 'k')
  plot([0.504613,2.41217] ,[1.02963, 1.26317], 'k')
  plot([0.504613,2.36867] ,[1.02963, 0.319335], 'k')
  plot([0.504613,0.518436] ,[1.02963, 3.3536], 'k')
  plot([0.504613,3.20938] ,[1.02963, 0.0187693], 'k')
  plot([4.9919,5.4548] ,[8.85416, 8.90384], 'k')
  plot([4.9919,5.82671] ,[8.85416, 9.43106], 'k')
  plot([4.9919,3.97924] ,[8.85416, 9.0543], 'k')
  plot([4.9919,4.01973] ,[8.85416, 9.56071], 'k')
  plot([4.9919,6.05221] ,[8.85416, 9.54001], 'k')
  plot([4.9919,6.1635] ,[8.85416, 9.94475], 'k')
  plot([4.9919,3.34503] ,[8.85416, 9.84475], 'k')
  plot([4.9919,6.67876] ,[8.85416, 9.89661], 'k')
  plot([4.9919,7.10768] ,[8.85416, 8.7287], 'k')
  plot([4.9919,7.09108] ,[8.85416, 9.83142], 'k')
  plot([1.91809,1.667] ,[7.27024, 7.29914], 'k')
  plot([1.91809,1.32906] ,[7.27024, 7.46074], 'k')
  plot([1.91809,1.53375] ,[7.27024, 7.77481], 'k')
  plot([1.91809,1.29157] ,[7.27024, 7.44459], 'k')
  plot([1.91809,1.14104] ,[7.27024, 7.53895], 'k')
  plot([1.91809,1.33377] ,[7.27024, 6.63659], 'k')
  plot([1.91809,1.5182] ,[7.27024, 6.40201], 'k')
  plot([1.91809,1.04229] ,[7.27024, 7.75535], 'k')
  plot([1.91809,0.741164] ,[7.27024, 6.73897], 'k')
  plot([1.91809,0.629318] ,[7.27024, 6.95198], 'k')
  plot([0.914838,0.848784] ,[5.68293, 5.51723], 'k')
  plot([0.914838,0.748204] ,[5.68293, 5.06639], 'k')
  plot([0.914838,1.5182] ,[5.68293, 6.40201], 'k')
  plot([0.914838,1.18193] ,[5.68293, 4.78128], 'k')
  plot([0.914838,1.33377] ,[5.68293, 6.63659], 'k')
  plot([0.914838,0.741164] ,[5.68293, 6.73897], 'k')
  plot([0.914838,0.319911] ,[5.68293, 6.75247], 'k')
  plot([0.914838,0.629318] ,[5.68293, 6.95198], 'k')
  plot([0.914838,0.108533] ,[5.68293, 4.12217], 'k')
  plot([0.914838,1.667] ,[5.68293, 7.29914], 'k')
  plot([5.34127,4.92954] ,[0.772794, 0.763775], 'k')
  plot([5.34127,5.5947] ,[0.772794, 0.176355], 'k')
  plot([5.34127,4.63681] ,[0.772794, 0.885477], 'k')
  plot([5.34127,4.19237] ,[0.772794, 1.10963], 'k')
  plot([5.34127,6.54968] ,[0.772794, 0.392768], 'k')
  plot([5.34127,4.22444] ,[0.772794, 0.139306], 'k')
  plot([5.34127,4.13222] ,[0.772794, 0.180406], 'k')
  plot([5.34127,3.95018] ,[0.772794, 0.660917], 'k')
  plot([5.34127,6.78113] ,[0.772794, 0.519661], 'k')
  plot([5.34127,7.54094] ,[0.772794, 0.610645], 'k')
  plot([8.34119,8.15079] ,[0.312933, 0.289532], 'k')
  plot([8.34119,8.02467] ,[0.312933, 0.560385], 'k')
  plot([8.34119,7.65873] ,[0.312933, 0.277679], 'k')
  plot([8.34119,7.54094] ,[0.312933, 0.610645], 'k')
  plot([8.34119,8.26389] ,[0.312933, 1.2182], 'k')
  plot([8.34119,8.62924] ,[0.312933, 1.63788], 'k')
  plot([8.34119,8.97791] ,[0.312933, 1.7376], 'k')
  plot([8.34119,6.78113] ,[0.312933, 0.519661], 'k')
  plot([8.34119,6.54968] ,[0.312933, 0.392768], 'k')
  plot([8.34119,9.31052] ,[0.312933, 1.96094], 'k')
  plot([9.46603,9.94678] ,[5.49658, 5.59469], 'k')
  plot([9.46603,8.90554] ,[5.49658, 5.37026], 'k')
  plot([9.46603,9.41124] ,[5.49658, 4.64081], 'k')
  plot([9.46603,9.51111] ,[5.49658, 3.23078], 'k')
  plot([9.46603,9.40638] ,[5.49658, 2.99299], 'k')
  plot([9.46603,9.8922] ,[5.49658, 8.13596], 'k')
  plot([0.998268,1.04229] ,[7.89102, 7.75535], 'k')
  plot([0.998268,1.14104] ,[7.89102, 7.53895], 'k')
  plot([0.998268,1.29157] ,[7.89102, 7.44459], 'k')
  plot([0.998268,1.32906] ,[7.89102, 7.46074], 'k')
  plot([0.998268,1.53375] ,[7.89102, 7.77481], 'k')
  plot([0.998268,1.667] ,[7.89102, 7.29914], 'k')
  plot([0.998268,0.0332108] ,[7.89102, 8.17423], 'k')
  plot([0.998268,0.629318] ,[7.89102, 6.95198], 'k')
  plot([0.998268,1.38329] ,[7.89102, 8.8999], 'k')
  plot([0.998268,1.91809] ,[7.89102, 7.27024], 'k')
  plot([9.00778,9.51111] ,[3.77383, 3.23078], 'k')
  plot([9.00778,9.40638] ,[3.77383, 2.99299], 'k')
  plot([9.00778,9.41124] ,[3.77383, 4.64081], 'k')
  plot([9.00778,8.90554] ,[3.77383, 5.37026], 'k')
  plot([9.00778,9.46603] ,[3.77383, 5.49658], 'k')
  plot([9.00778,9.31052] ,[3.77383, 1.96094], 'k')
  plot([9.00778,7.93254] ,[3.77383, 2.26882], 'k')
  plot([9.00778,8.97791] ,[3.77383, 1.7376], 'k')
  plot([9.00778,9.94678] ,[3.77383, 5.59469], 'k')
  plot([9.00778,8.62924] ,[3.77383, 1.63788], 'k')
  plot([6.80721,7.10768] ,[8.74782, 8.7287], 'k')
  plot([6.80721,7.5837] ,[8.74782, 9.28093], 'k')
  plot([6.80721,7.49973] ,[8.74782, 8.01758], 'k')
  plot([6.80721,6.05221] ,[8.74782, 9.54001], 'k')
  plot([6.80721,7.84668] ,[8.74782, 9.10738], 'k')
  plot([6.80721,7.91568] ,[8.74782, 8.80343], 'k')
  plot([6.80721,7.09108] ,[8.74782, 9.83142], 'k')
  plot([6.80721,6.67876] ,[8.74782, 9.89661], 'k')
  plot([6.80721,5.82671] ,[8.74782, 9.43106], 'k')
  plot([6.80721,8.03407] ,[8.74782, 8.67504], 'k')
  plot([4.17502,4.01973] ,[9.55178, 9.56071], 'k')
  plot([4.17502,3.34503] ,[9.55178, 9.84475], 'k')
  plot([4.17502,4.9919] ,[9.55178, 8.85416], 'k')
  plot([4.17502,5.4548] ,[9.55178, 8.90384], 'k')
  plot([4.17502,2.56796] ,[9.55178, 9.6953], 'k')
  plot([4.17502,5.82671] ,[9.55178, 9.43106], 'k')
  plot([4.17502,6.05221] ,[9.55178, 9.54001], 'k')
  plot([4.17502,6.1635] ,[9.55178, 9.94475], 'k')
  plot([2.9726,3.20938] ,[0.49032, 0.0187693], 'k')
  plot([2.9726,2.36867] ,[0.49032, 0.319335], 'k')
  plot([2.9726,2.41217] ,[0.49032, 1.26317], 'k')
  plot([2.9726,3.95018] ,[0.49032, 0.660917], 'k')
  plot([2.9726,4.13222] ,[0.49032, 0.180406], 'k')
  plot([2.9726,4.22444] ,[0.49032, 0.139306], 'k')
  plot([2.9726,4.19237] ,[0.49032, 1.10963], 'k')
  plot([2.9726,1.57676] ,[0.49032, 0.610288], 'k')
  plot([2.9726,1.32565] ,[0.49032, 0.200124], 'k')
  plot([2.9726,4.63681] ,[0.49032, 0.885477], 'k')
  plot([0.814644,1.16332] ,[1.71429, 1.8882], 'k')
  plot([0.814644,1.22341] ,[1.71429, 1.83286], 'k')
  plot([0.814644,0.447518] ,[1.71429, 1.4349], 'k')
  plot([0.814644,0.504613] ,[1.71429, 1.02963], 'k')
  plot([0.814644,0.115574] ,[1.71429, 2.44905], 'k')
  plot([0.814644,1.57676] ,[1.71429, 0.610288], 'k')
  plot([0.814644,1.32565] ,[1.71429, 0.200124], 'k')
  plot([0.814644,2.41217] ,[1.71429, 1.26317], 'k')
  plot([0.814644,2.36867] ,[1.71429, 0.319335], 'k')
  plot([2.03187,2.56796] ,[9.65946, 9.6953], 'k')
  plot([2.03187,1.9164] ,[9.65946, 8.93604], 'k')
  plot([2.03187,1.35059] ,[9.65946, 9.32881], 'k')
  plot([2.03187,1.3708] ,[9.65946, 9.1147], 'k')
  plot([2.03187,1.30892] ,[9.65946, 9.05714], 'k')
  plot([2.03187,1.38329] ,[9.65946, 8.8999], 'k')
  plot([2.03187,1.15899] ,[9.65946, 9.08238], 'k')
  plot([2.03187,2.25731] ,[9.65946, 8.60321], 'k')
  plot([2.03187,0.862685] ,[9.65946, 9.13991], 'k')
  plot([2.03187,3.34503] ,[9.65946, 9.84475], 'k')
  plot([6.46933,6.54968] ,[0.0400944, 0.392768], 'k')
  plot([6.46933,6.78113] ,[0.0400944, 0.519661], 'k')
  plot([6.46933,5.5947] ,[0.0400944, 0.176355], 'k')
  plot([6.46933,7.65873] ,[0.0400944, 0.277679], 'k')
  plot([6.46933,7.54094] ,[0.0400944, 0.610645], 'k')
  plot([6.46933,5.34127] ,[0.0400944, 0.772794], 'k')
  plot([6.46933,8.02467] ,[0.0400944, 0.560385], 'k')
  plot([6.46933,8.15079] ,[0.0400944, 0.289532], 'k')
  plot([6.46933,4.92954] ,[0.0400944, 0.763775], 'k')
  plot([6.46933,8.34119] ,[0.0400944, 0.312933], 'k')
  plot([7.00769,7.10768] ,[8.24537, 8.7287], 'k')
  plot([7.00769,6.80721] ,[8.24537, 8.74782], 'k')
  plot([7.00769,7.49973] ,[8.24537, 8.01758], 'k')
  plot([7.00769,7.91568] ,[8.24537, 8.80343], 'k')
  plot([7.00769,8.0608] ,[8.24537, 7.93681], 'k')
  plot([7.00769,8.03407] ,[8.24537, 8.67504], 'k')
  plot([7.00769,7.5837] ,[8.24537, 9.28093], 'k')
  plot([7.00769,7.84668] ,[8.24537, 9.10738], 'k')
  plot([7.00769,7.09108] ,[8.24537, 9.83142], 'k')
  plot([7.00769,6.05221] ,[8.24537, 9.54001], 'k')
end
plot([0.5, 0.504613], [0.5, 1.02963], 'r', 'LineWidth', 2)
plot([0.504613, 0.518436], [1.02963, 3.3536], 'r', 'LineWidth', 2)
plot([0.518436, 2.56796], [3.3536, 9.6953], 'r', 'LineWidth', 2)
plot([2.56796, 4.01973], [9.6953, 9.56071], 'r', 'LineWidth', 2)
plot([4.01973, 9.26928], [9.56071, 8.7611], 'r', 'LineWidth', 2)
plot([9.26928, 9], [8.7611, 9], 'r', 'LineWidth', 2)
text(0.5, 0.5,'S','FontSize',12)
text(9, 9,'G','FontSize',12)
hold off
title('Number of nodes is 100 and K (number of edge attempts) is 10')
axis equal